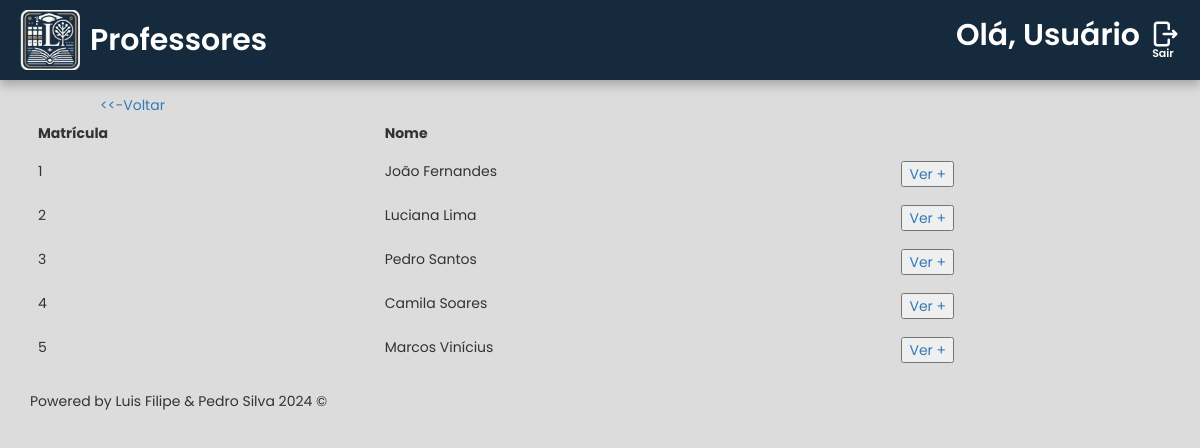
The page /src/diretoria/visualizar-alunos/listadealunos.php on the database its author committed.
### tables this page shows
create table
		professores (
			id_professor int auto_increment primary key,
			nome_professor varchar(200) not null,
			materia varchar(50) not null,
			email_pess_professor VARCHAR(255) UNIQUE NOT NULL,
			email_corp_professor VARCHAR(255) UNIQUE NOT NULL,
			telefone_professor VARCHAR(11) NOT NULL,
			cpf_professor varchar(11) not null unique,
			nascimento_professor date not null,
			sexo_professor VARCHAR(3) not null,
			senha_professor varchar(25) not null,
			data_cadastro DATETIME DEFAULT CURRENT_TIMESTAMP
		);

### src/diretoria/visualizar-alunos/listadealunos.php (the view, shortened to what this page needs)
<?php
require '../../scripts/conn.php';
if (1 > 0) {
  $sql = $pdo->prepare("SELECT * FROM professores");
  $sql->execute();
  $professores = $sql->fetchAll(PDO::FETCH_ASSOC);
}
?>
<!DOCTYPE html>
<html lang="pt-br">
<head>
  <link rel="stylesheet" href="https://maxcdn.bootstrapcdn.com/bootstrap/3.3.7/css/bootstrap.min.css"
>
  <link rel="stylesheet" href="style.css">
</head>
<body>
  <header>
    <img src="../../../assets/images/LogoEscolaSemFundo.png" alt="Logo da Clinica" class="LogoClinica">Professores
    <div class="areauser">
      <p class="nomeuser">Olá, <?php echo isset($_SESSION['session_nome']) ? explode(' ', $_SESSION['session_nome'])[0] : 'Usuário'; ?></p>
      <a href="../../scripts/sair.php"><img src="../../../assets/images/logout-svgrepo-com.svg" alt="Sair" class="logouticon">
        <p class="txtsair">Sair</p>
      </a>
    </div>
  </header>
  <div class="opcvoltar"><a href="../"><<-Voltar </a></div>
  <div class="container">
    <table class="table">
      <thead>
        <tr>
          <th class="cabecalhotable" scope="col">Matrícula</th>
          <th class="cabecalhotable" scope="col">Nome</th>
        </tr>
      </thead>
      <?php if (count($professores) > 0): ?>
        <?php foreach ($professores as $professor): ?>
          <tbody>
            <tr>
              <td><?= htmlspecialchars($professor['id_professor']) ?></td>
              <td><?= htmlspecialchars($professor['nome_professor']) ?></td>
              <td><a href="detalhes.php?id_professor=<?= $a = $professor['id_professor']; ?>"><button class="btnVerMais">Ver +</button></a></td>
            <?php endforeach; ?>
          <?php endif; ?>
            </tr>
          </tbody>
    </table>
    <p class="creds" style="margin-top: 1rem;">Powered by Luis Filipe & Pedro Silva 2024 ©</p>
  </div>
</body>
</html>

### src/diretoria/visualizar-alunos/style.css (style rules this page uses)
* { font-family: "Poppins", sans-serif; margin: 0px; }
body { background-color: gainsboro; }
header { background-color: #162A3D; display: flex; align-items: center; color: white; font-size: 30px; font-weight: 600; text-align: center; margin-bottom: -0.5rem; box-shadow: 0px 5px 10px rgba(0, 0, 0, 0.25); position: sticky; top: 0; }
.opcvoltar { margin-top: 2rem; margin-left: 10rem; }
.areauser { position: absolute; right: 2rem; display: flex; align-items: center; gap: 10px; }
.LogoClinica { width: 60px; margin-left: 2rem; margin-top: 1rem; margin-bottom: 1rem; margin-right: 1rem; }
a { margin-top: 0.3rem; text-decoration: none; }
.txtsair { text-decoration: none; font-size: 11px; margin-top: -0.8rem; margin-left: -0.4rem; color: white; }
.logouticon { height: 30px; }

### rows shown on the page
professores: id_professor "1", nome_professor "João Fernandes"
professores: id_professor "2", nome_professor "Luciana Lima"
professores: id_professor "3", nome_professor "Pedro Santos"
professores: id_professor "4", nome_professor "Camila Soares"
professores: id_professor "5", nome_professor "Marcos Vinícius"
